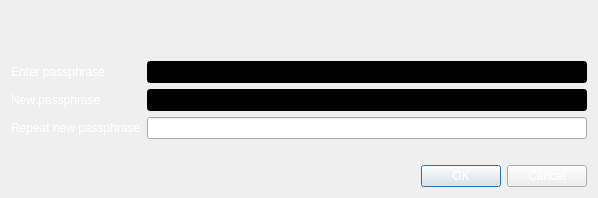
<?xml version="1.0" encoding="UTF-8"?>
<ui version="4.0">
 <class>AskPassphraseDialog</class>
 <widget class="QDialog" name="AskPassphraseDialog">
  <property name="geometry">
   <rect>
    <x>0</x>
    <y>0</y>
    <width>598</width>
    <height>198</height>
   </rect>
  </property>
  <property name="sizePolicy">
   <sizepolicy hsizetype="Preferred" vsizetype="Minimum">
    <horstretch>0</horstretch>
    <verstretch>0</verstretch>
   </sizepolicy>
  </property>
  <property name="minimumSize">
   <size>
    <width>550</width>
    <height>0</height>
   </size>
  </property>
  <property name="windowTitle">
   <string>Passphrase Dialog</string>
  </property>
  <property name="styleSheet">
   <string notr="true">background-image: url(:/images/splash);
color: rgb(255, 255, 255);</string>
  </property>
  <layout class="QVBoxLayout" name="verticalLayout">
   <item>
    <widget class="QLabel" name="warningLabel">
     <property name="textFormat">
      <enum>Qt::RichText</enum>
     </property>
     <property name="wordWrap">
      <bool>true</bool>
     </property>
    </widget>
   </item>
   <item>
    <layout class="QFormLayout" name="formLayout">
     <property name="fieldGrowthPolicy">
      <enum>QFormLayout::AllNonFixedFieldsGrow</enum>
     </property>
     <item row="0" column="0">
      <widget class="QLabel" name="passLabel1">
       <property name="text">
        <string>Enter passphrase</string>
       </property>
      </widget>
     </item>
     <item row="0" column="1">
      <widget class="QLineEdit" name="passEdit1">
       <property name="styleSheet">
        <string notr="true">background-color: rgb(0, 0, 0);
color: rgb(255, 255, 255);</string>
       </property>
       <property name="echoMode">
        <enum>QLineEdit::Password</enum>
       </property>
      </widget>
     </item>
     <item row="1" column="0">
      <widget class="QLabel" name="passLabel2">
       <property name="text">
        <string>New passphrase</string>
       </property>
      </widget>
     </item>
     <item row="1" column="1">
      <widget class="QLineEdit" name="passEdit2">
       <property name="styleSheet">
        <string notr="true">background-color: rgb(0, 0, 0);
color: rgb(255, 255, 255);</string>
       </property>
       <property name="echoMode">
        <enum>QLineEdit::Password</enum>
       </property>
      </widget>
     </item>
     <item row="2" column="0">
      <widget class="QLabel" name="passLabel3">
       <property name="text">
        <string>Repeat new passphrase</string>
       </property>
      </widget>
     </item>
     <item row="2" column="1">
      <widget class="QLineEdit" name="passEdit3">
       <property name="styleSheet">
        <string notr="true">color: rgb(255, 255, 255);</string>
       </property>
       <property name="echoMode">
        <enum>QLineEdit::Password</enum>
       </property>
      </widget>
     </item>
     <item row="3" column="1">
      <widget class="QLabel" name="capsLabel">
       <property name="font">
        <font>
         <weight>75</weight>
         <bold>true</bold>
        </font>
       </property>
       <property name="text">
        <string/>
       </property>
       <property name="alignment">
        <set>Qt::AlignCenter</set>
       </property>
      </widget>
     </item>
    </layout>
   </item>
   <item>
    <widget class="QDialogButtonBox" name="buttonBox">
     <property name="orientation">
      <enum>Qt::Horizontal</enum>
     </property>
     <property name="standardButtons">
      <set>QDialogButtonBox::Cancel|QDialogButtonBox::Ok</set>
     </property>
    </widget>
   </item>
  </layout>
 </widget>
 <resources/>
 <connections>
  <connection>
   <sender>buttonBox</sender>
   <signal>accepted()</signal>
   <receiver>AskPassphraseDialog</receiver>
   <slot>accept()</slot>
   <hints>
    <hint type="sourcelabel">
     <x>248</x>
     <y>254</y>
    </hint>
    <hint type="destinationlabel">
     <x>157</x>
     <y>274</y>
    </hint>
   </hints>
  </connection>
  <connection>
   <sender>buttonBox</sender>
   <signal>rejected()</signal>
   <receiver>AskPassphraseDialog</receiver>
   <slot>reject()</slot>
   <hints>
    <hint type="sourcelabel">
     <x>316</x>
     <y>260</y>
    </hint>
    <hint type="destinationlabel">
     <x>286</x>
     <y>274</y>
    </hint>
   </hints>
  </connection>
 </connections>
</ui>
